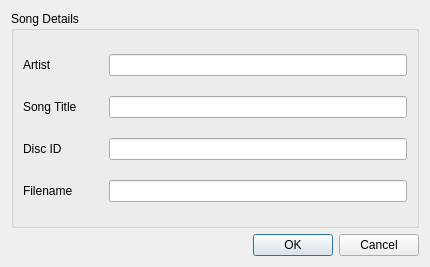
<?xml version="1.0" encoding="UTF-8"?>
<ui version="4.0">
 <class>DlgSongDetail</class>
 <widget class="QDialog" name="DlgSongDetail">
  <property name="geometry">
   <rect>
    <x>0</x>
    <y>0</y>
    <width>430</width>
    <height>267</height>
   </rect>
  </property>
  <property name="windowTitle">
   <string>Dialog</string>
  </property>
  <layout class="QVBoxLayout" name="verticalLayout">
   <item>
    <widget class="QGroupBox" name="groupBoxSongDetail">
     <property name="title">
      <string>Song Details</string>
     </property>
     <layout class="QVBoxLayout" name="verticalLayout_2">
      <item>
       <layout class="QHBoxLayout" name="horizontalLayoutArtist">
        <property name="sizeConstraint">
         <enum>QLayout::SetFixedSize</enum>
        </property>
        <item>
         <widget class="QLabel" name="labelArtist">
          <property name="minimumSize">
           <size>
            <width>80</width>
            <height>0</height>
           </size>
          </property>
          <property name="text">
           <string>Artist</string>
          </property>
         </widget>
        </item>
        <item>
         <widget class="QLineEdit" name="lineEditArtist"/>
        </item>
       </layout>
      </item>
      <item>
       <layout class="QHBoxLayout" name="horizontalLayoutSongTitle">
        <property name="sizeConstraint">
         <enum>QLayout::SetFixedSize</enum>
        </property>
        <item>
         <widget class="QLabel" name="labelSongTitle">
          <property name="minimumSize">
           <size>
            <width>80</width>
            <height>0</height>
           </size>
          </property>
          <property name="text">
           <string>Song Title</string>
          </property>
          <property name="textFormat">
           <enum>Qt::AutoText</enum>
          </property>
         </widget>
        </item>
        <item>
         <widget class="QLineEdit" name="lineEditSongTitle"/>
        </item>
       </layout>
      </item>
      <item>
       <layout class="QHBoxLayout" name="horizontalLayoutDiscID">
        <property name="sizeConstraint">
         <enum>QLayout::SetFixedSize</enum>
        </property>
        <item>
         <widget class="QLabel" name="labelDiscID">
          <property name="minimumSize">
           <size>
            <width>80</width>
            <height>0</height>
           </size>
          </property>
          <property name="text">
           <string>Disc ID</string>
          </property>
         </widget>
        </item>
        <item>
         <widget class="QLineEdit" name="lineEditDiscID"/>
        </item>
       </layout>
      </item>
      <item>
       <layout class="QHBoxLayout" name="horizontalLayoutFilename">
        <item>
         <widget class="QLabel" name="labelFilename_">
          <property name="minimumSize">
           <size>
            <width>80</width>
            <height>0</height>
           </size>
          </property>
          <property name="maximumSize">
           <size>
            <width>80</width>
            <height>16777215</height>
           </size>
          </property>
          <property name="text">
           <string>Filename</string>
          </property>
         </widget>
        </item>
        <item>
         <widget class="QLineEdit" name="lineEditFilename">
          <property name="readOnly">
           <bool>true</bool>
          </property>
         </widget>
        </item>
       </layout>
      </item>
     </layout>
    </widget>
   </item>
   <item>
    <widget class="QDialogButtonBox" name="buttonBox">
     <property name="orientation">
      <enum>Qt::Horizontal</enum>
     </property>
     <property name="standardButtons">
      <set>QDialogButtonBox::Cancel|QDialogButtonBox::Ok</set>
     </property>
    </widget>
   </item>
  </layout>
 </widget>
 <resources/>
 <connections>
  <connection>
   <sender>buttonBox</sender>
   <signal>accepted()</signal>
   <receiver>DlgSongDetail</receiver>
   <slot>accept()</slot>
   <hints>
    <hint type="sourcelabel">
     <x>248</x>
     <y>254</y>
    </hint>
    <hint type="destinationlabel">
     <x>157</x>
     <y>274</y>
    </hint>
   </hints>
  </connection>
  <connection>
   <sender>buttonBox</sender>
   <signal>rejected()</signal>
   <receiver>DlgSongDetail</receiver>
   <slot>reject()</slot>
   <hints>
    <hint type="sourcelabel">
     <x>316</x>
     <y>260</y>
    </hint>
    <hint type="destinationlabel">
     <x>286</x>
     <y>274</y>
    </hint>
   </hints>
  </connection>
 </connections>
</ui>
